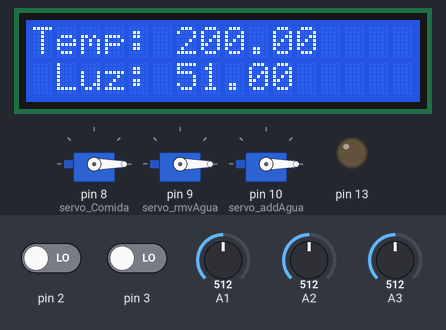
A sketch run on a simulated Arduino Uno, built with avr-gcc and run on an emulated ATmega328P. Shown: 16×2 character LCD, 3 × servo, output pins drawn as LEDs (lit = HIGH). The test bench sets the inputs (shaded band); at power-on: A2 = 512, pin 2 LOW, pin 3 LOW, A1 = 512, A3 = 512.

Above: at 1.2 s.
1.3 s: A2 set to 32
At 3.8 s:
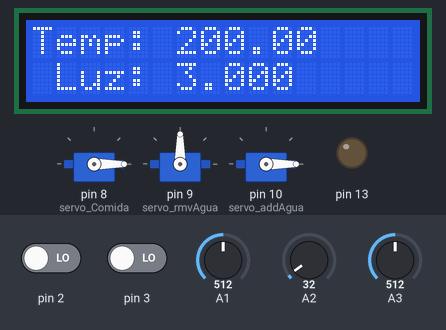
4.3 s: A2 set to 26
7.3 s: pin 2 driven HIGH and pin 3 driven HIGH
10.3 s: A2 set to 122
At 12.2 s:
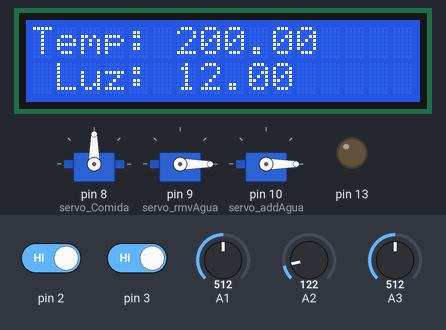
12.5 s: A2 set to 0
At 14.6 s:
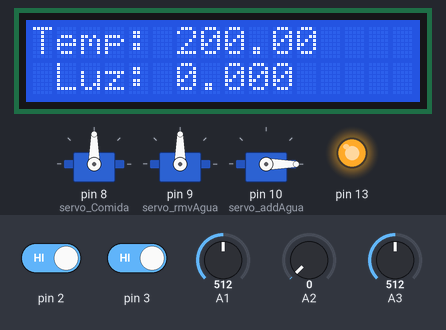
Timing chart, 0 to 19.5 s (numbered marks = the images above; inputs shaded):
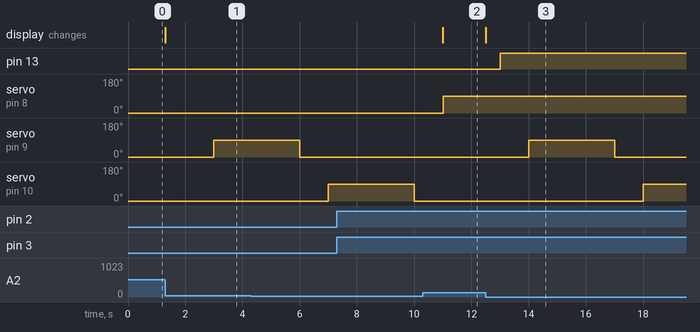

Measured:
- after the input at 1.3 s, the display: changes at once (image 1)
- after the input at 10.3 s, pin 13: stays LOW (without the input it goes to HIGH after 0.70 s); the display: changes after 0.71 s (image 2)
- after the input at 12.5 s, pin 13: LOW → HIGH after 0.51 s; the display: changes at once (image 3)

The sketch:

uniao.ino
```cpp
#include <LiquidCrystal.h>
#include <Servo.h>

//Declação do display;
LiquidCrystal lcd(12, 11, 7, 6, 5,4);

//Declarando os servos
Servo servo_Comida;
Servo servo_rmvAgua;
Servo servo_addAgua;

//Variáveis
unsigned long timer_Agua = millis();
unsigned long timer_luz = millis();
volatile byte est_botaoComida = 0;
volatile byte est_botaoAgua = 0;
volatile byte repondo_agua = 0;
volatile byte repondo_comida = 0;
float temperatura = 0;
float tensao = 0;

//Setup
void setup() {
	Serial.begin(9600);

	//Inicializa o LCD
	lcd.begin(16,2);
	lcd.clear();

	//Relé
	pinMode(13, OUTPUT);

  	//Servos
	servo_Comida.attach(8);
	servo_rmvAgua.attach(9);
	servo_addAgua.attach(10);

	//Botoes de interrupcao
	pinMode (2, INPUT);
	attachInterrupt(digitalPinToInterrupt(2), troca_estComida, RISING);
	pinMode (3, INPUT);
	attachInterrupt(digitalPinToInterrupt(3), troca_estAgua, RISING);

	//Balanca
	pinMode (A3, INPUT);

	//Inicializa os servos
	servo_addAgua.write(0);
	servo_rmvAgua.write(0);
	servo_Comida.write(0);
}

float calcTemp(){
  tensao  = analogRead(A1)*5;
  tensao = tensao/1024;
  temperatura = (tensao - 0.5)*100;// converte a leitura do sensor em C
  return temperatura;
}

float calcLumi(){
	return analogRead(A2)/10;
}

//Mostra as informações dos sensores no LCD, em tempo real
void showInfos(){
  lcd.setCursor(6,0);
  lcd.print(calcTemp());
  lcd.setCursor(6,1);
  lcd.print(calcLumi());
}

//Temporizador que aciona as trocas automaticas
void temporizador_agua(){
  	if((millis() - timer_Agua) > 3000){
		if(!repondo_agua) troca_agua();
		timer_Agua = millis();
	}
}

//Troca de agua
void troca_agua(){
	//Obs.: tempos de acionamento ficticios, apenas para teste
	repondo_agua = !repondo_agua;
	servo_rmvAgua.write(90);
	delay(3000);
	servo_rmvAgua.write(0);
	delay(1000);
	servo_addAgua.write(90);
	delay(3000);
	servo_addAgua.write(0);
	delay(1000);
	repondo_agua = !repondo_agua;
}

//Estado do botão de troca de comida
void troca_estComida(){
	if(!repondo_comida) est_botaoComida = !est_botaoComida;
}

//Estado do botão de troca de agua
void troca_estAgua(){
	if(!repondo_agua) est_botaoAgua = !est_botaoAgua;
}

//Balanca
void balanca(){
	//Quando o compartimento de comida estiver com 900g ou mais de racao, finaliza a reposicao
	if(analogRead(A3) >= 900 && repondo_comida){
		servo_Comida.write(0);
		repondo_comida = !repondo_comida;
	}
	//Caso o compartimento esteja em nivel baixo, aciona a reposicao
	else if (analogRead(A3) < 400 && !repondo_comida){
		servo_Comida.write(90);
		repondo_comida = !repondo_comida;
	}
	//Enquanto estiver repondo a racao, mantem o dispenser aberto
	else if (repondo_comida){
		servo_Comida.write(90);
	}
}

void timer_lamps(){ //faz as verificacoes periodicas
	if((millis() - timer_luz) >= 1000){
		if(calcLumi() <= 2) digitalWrite(13, HIGH); //acende as luzes
		else digitalWrite(13, LOW);
		timer_luz = millis();
	}
}


//Programa
void loop() {
	lcd.setCursor(0,0);
	lcd.print("Temp:");
	lcd.setCursor(1,1);
  	lcd.print("Luz:");

	if(est_botaoComida) {
		if(!repondo_comida){
			servo_Comida.write(90);
			repondo_comida = !repondo_comida;
			troca_estComida();
		}
		else troca_estComida();
	}

	if(est_botaoAgua && !repondo_agua) {
		troca_agua();
		troca_estAgua();
		timer_Agua = millis();

	}

	temporizador_agua();
	timer_lamps();
	balanca();
  	showInfos();
}
```
